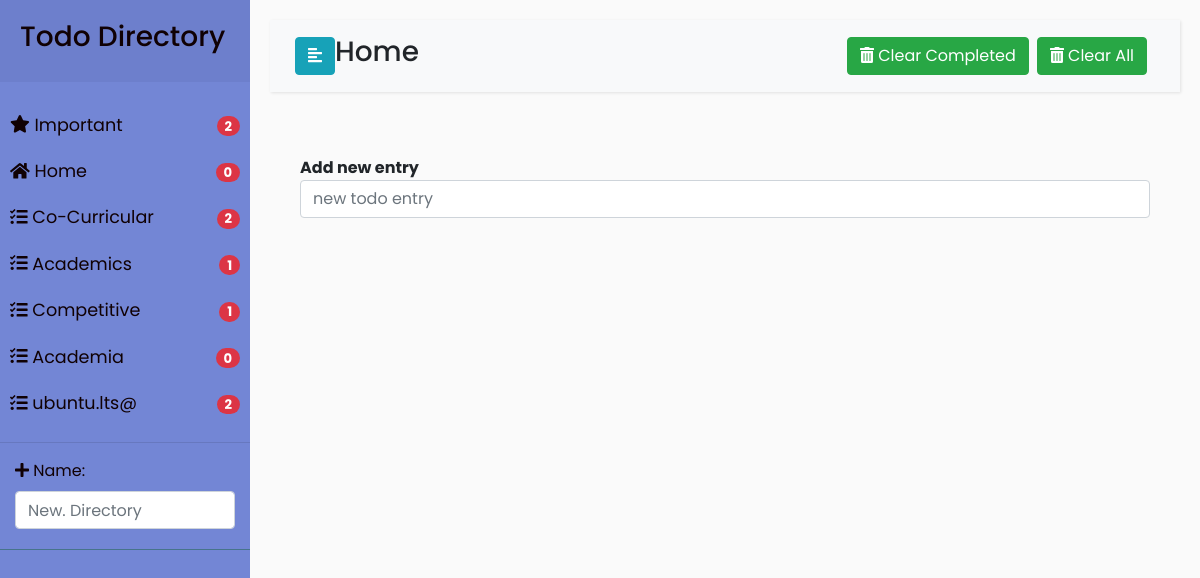
The app's page /directory/1, older data.
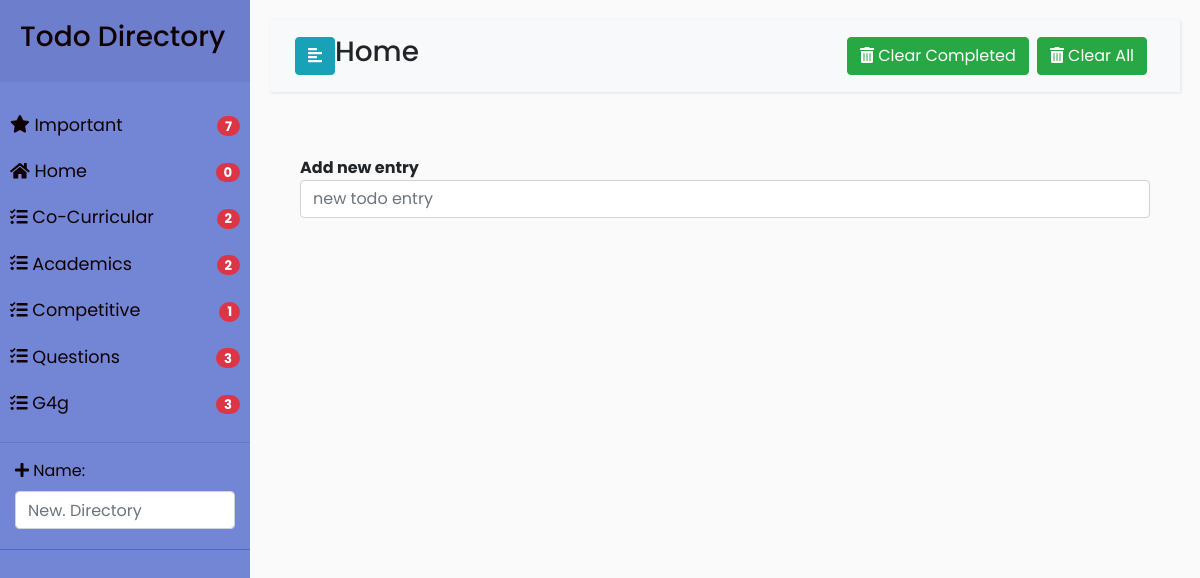
The same page, newer data.
### todo/models.py (models this page shows, shortened)
class Directory(models.Model):
    name = models.CharField(max_length=50, blank=False)
    necessary = models.BooleanField(default=False)
    def get_absolute_url(self):
        return reverse("directory_content",kwargs={'dir_id':self.id})
    def get_not_completed(self):
        return self.todoentry_set.filter(completed=False).count()

### todo/views.py (the view)
# urls.py: path('directory/<int:dir_id>',views.directory_content,name="directory_content"),
def directory_content(request,dir_id):
    all_directories = models.Directory.objects.all()
    pwd = models.Directory.objects.get(pk=dir_id)
    total_important_items = models.Todoentry.objects.filter(important=True).count()
    todo_list = pwd.todoentry_set.order_by('completed')
    new_dir_form = forms.NewDirectoryForm()
    add_todo_form = forms.AddTodoentry()
    context = {
           'pwd': pwd,
           'all_directories': all_directories,
            'todo_list':todo_list,
           'new_dir_form':new_dir_form,
           'add_todo_form': add_todo_form,
            'total_important_items':total_important_items}
    if request.method == "POST":
        new_todo = forms.AddTodoentry(request.POST)
        if new_todo.is_valid():
            entry = new_todo.cleaned_data["input_text"]
            pwd.todoentry_set.create(entry=entry) # no need to call save
    return render(request,'todo/directory_content.html',context=context)

### todo/forms.py
class NewDirectoryForm(forms.ModelForm):
    class Meta:
        attrs = {'class': 'form-control',
                 'placeholder': 'New. Directory',
                 'rows': '3',
                 'type': 'text', }
        model = Directory
        fields = ['name']
        widgets = {
            'name': forms.TextInput(attrs=attrs)
        }

class AddTodoentry(forms.Form):
    attrs = {'class': 'form-control',
             'placeholder': 'new todo entry ',
             'rows': '3',
             'type': 'text', }
    input_text = forms.CharField(max_length=100,
                                 widget=forms.TextInput(attrs=attrs),
                                 label='')

### todo/templates/todo/directory_content.html (shortened to what this page needs)
{% extends 'todo/base.html' %}
 {% block directory_name %}
     {{ pwd.name }}
 {% endblock %}
{% block directory_todo_entry %}
    <br>
    <div class="container">
        <form method="post" action="{% url 'directory_content' dir_id=pwd.id %}">
            <div><strong>Add new entry
            </strong>{{ add_todo_form }}</div>
        </form>
    </div>
{% endblock %}
{% block button_block %}
      <div class="btn-group mr-2" role="group" aria-label="First group">
          <a href="{% url 'delete_completed' dir_id=pwd.id %}">
            <button type="button" class="btn btn-success">
                <span class="fas fa-trash-alt"></span>
                Clear Completed
            </button>
          </a>
    </div>
      <div class="btn-group mr-2" role="group" aria-label="First group">
      <a href="{% url 'delete_all' dir_id=pwd.id %}">
        <button type="button" class="btn btn-success">
            <span class="fas fa-trash-alt"></span>
            Clear All
        </button>
      </a>
  </div>
{% endblock %}

### todo/templates/todo/base.html (shortened to what this page needs)
<!DOCTYPE html>
<html>
<head>
    {% load static %}
    <link rel="stylesheet" href="https://stackpath.bootstrapcdn.com/bootstrap/4.1.0/css/bootstrap.min.css">
    <link rel="stylesheet" href="{% static 'todo/style4.css' %}">
</head>
<body>
    <div class="wrapper">
        <nav id="sidebar">
            <div class="sidebar-header">
                <h3>Todo Directory</h3>
            </div>
            <ul class="list-unstyled components">
                <li>
                    <a href="{% url 'important' %}">
                        <i class="fas fa-star"></i>
                        Important
                        <div class="float-right">
                                <span class="badge badge-danger badge-pill">
                                    {{ total_important_items }}
                                </span>
                            </div>
                    </a>
                </li>
                {% for items in all_directories %}
                    <li>
                        <a href="{{ items.get_absolute_url }}">
                            {% if items.necessary %}
                                <i class="fas fa-home"></i>
                            {% else %}
                                <i class="fas fa-tasks"></i>
                            {% endif %}
                            {{ items.name }}
                            <div class="float-right">
                                <span class="badge badge-danger badge-pill">
                                    {{items.get_not_completed}}
                                </span>
                            </div>
                        </a>
                    </li>
                {% endfor %}
                <hr>
                <li>
                    <div class="container">
                        <form method="post" action="{% url 'add_directory' %}">
                            <i class="fas fa-plus"></i>
                            {{ new_dir_form }}
                        </form>
                    </div>
                </li>
            </ul>
        </nav>
        <div id="content">
            <nav class="navbar navbar-expand-lg navbar-light bg-light">
                <div class="container-fluid">
                    <button type="button" id="sidebarCollapse" class="btn btn-info">
                        <i class="fas fa-align-left"></i>
                    </button>
                        <h3 class="h3">
                            {% block directory_name %}
                            {% endblock %}
                        </h3>
                    <div class="collapse navbar-collapse" id="navbarSupportedContent">
    <ul class="nav navbar-nav ml-auto">
    <div class="btn-toolbar" role="toolbar" aria-label="Toolbar with button groups">
      {% block button_block %}
      {% endblock %}
    </div>
                        </ul>
                    </div>
        </div>
</nav>
<div class="container ">
    <ul class="list-group">
            {% block directory_todo_entry %}
            {% endblock %}
    </ul>
</div>
        </div>
    </div>
</body>
</html>

### todo/static/todo/style4.css (style rules this page uses)
body { font-family: 'Poppins', sans-serif; background: #fafafa; }
a, a:hover, a:focus { color: inherit; text-decoration: none; transition: all 0.3s; }
.navbar { padding: 15px 10px; background: #fff; border: none; border-radius: 0; margin-bottom: 40px; box-shadow: 1px 1px 3px rgba(0, 0, 0, 0.1); }
i, span { display: inline-block; }
.wrapper { display: flex; align-items: stretch; }
#sidebar { min-width: 250px; max-width: 250px; background: #7386D5; color: #100104; transition: all 0.3s; }
#sidebar ul li a { text-align: left; }
#sidebar .sidebar-header { padding: 20px; background: #6d7fcc; }
#sidebar ul.components { padding: 20px 0; border-bottom: 1px solid #47748b; }
#sidebar ul li a { padding: 10px; font-size: 1.1em; display: block; }
#content { width: 100%; padding: 20px; min-height: 100vh; transition: all 0.3s; }

Row changes from the older to the newer data that the page shows:
removed Directory: necessary False (drawn), name "Academia", get_not_completed "0"
removed Directory: necessary False (drawn), name "ubuntu.lts@", get_not_completed "2"
computed for Directory "Academics": get_not_completed "1" → "2"
added Directory: necessary False (drawn), name "Questions", get_not_completed "3"
added Directory: necessary False (drawn), name "G4g", get_not_completed "3"
Text that changed along with them:
{{ total_important_items }}: "2" → "7"
